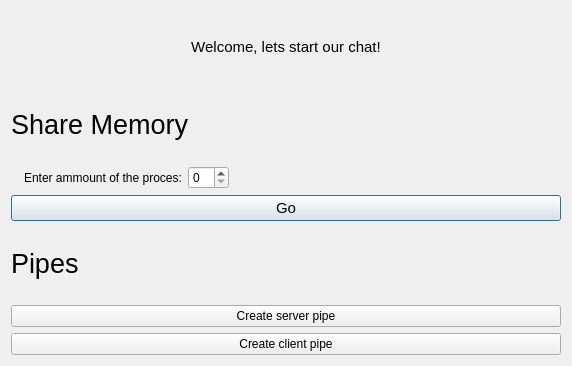
<?xml version="1.0" encoding="UTF-8"?>
<ui version="4.0">
 <class>Dialog</class>
 <widget class="QDialog" name="Dialog">
  <property name="geometry">
   <rect>
    <x>0</x>
    <y>0</y>
    <width>572</width>
    <height>366</height>
   </rect>
  </property>
  <property name="windowTitle">
   <string>Dialog</string>
  </property>
  <layout class="QGridLayout" name="gridLayout">
   <item row="1" column="0">
    <widget class="QLabel" name="label_5">
     <property name="font">
      <font>
       <pointsize>20</pointsize>
      </font>
     </property>
     <property name="text">
      <string>Share Memory</string>
     </property>
    </widget>
   </item>
   <item row="3" column="0">
    <layout class="QHBoxLayout" name="horizontalLayout_3">
     <item>
      <widget class="QPushButton" name="b_start">
       <property name="font">
        <font>
         <pointsize>11</pointsize>
        </font>
       </property>
       <property name="text">
        <string>Go</string>
       </property>
      </widget>
     </item>
    </layout>
   </item>
   <item row="14" column="0">
    <widget class="QPushButton" name="pushButton_2">
     <property name="text">
      <string>Create client pipe</string>
     </property>
    </widget>
   </item>
   <item row="13" column="0">
    <widget class="QPushButton" name="pushButton">
     <property name="text">
      <string>Create server pipe</string>
     </property>
    </widget>
   </item>
   <item row="0" column="0">
    <widget class="QLabel" name="label">
     <property name="font">
      <font>
       <pointsize>11</pointsize>
      </font>
     </property>
     <property name="text">
      <string>Welcome, lets start our chat!</string>
     </property>
     <property name="alignment">
      <set>Qt::AlignCenter</set>
     </property>
    </widget>
   </item>
   <item row="16" column="0">
    <layout class="QHBoxLayout" name="horizontalLayout_2"/>
   </item>
   <item row="2" column="0">
    <layout class="QHBoxLayout" name="horizontalLayout">
     <item>
      <widget class="QLabel" name="l_message">
       <property name="font">
        <font>
         <bold>true</bold>
        </font>
       </property>
       <property name="text">
        <string/>
       </property>
      </widget>
     </item>
     <item>
      <widget class="QLabel" name="label_2">
       <property name="text">
        <string>Enter ammount of the proces:</string>
       </property>
      </widget>
     </item>
     <item>
      <widget class="QSpinBox" name="sB_prAmmount"/>
     </item>
     <item>
      <spacer name="horizontalSpacer">
       <property name="orientation">
        <enum>Qt::Horizontal</enum>
       </property>
       <property name="sizeHint" stdset="0">
        <size>
         <width>40</width>
         <height>20</height>
        </size>
       </property>
      </spacer>
     </item>
    </layout>
   </item>
   <item row="11" column="0">
    <widget class="QLabel" name="label_4">
     <property name="font">
      <font>
       <pointsize>20</pointsize>
      </font>
     </property>
     <property name="text">
      <string>Pipes</string>
     </property>
    </widget>
   </item>
  </layout>
 </widget>
 <resources/>
 <connections/>
</ui>
